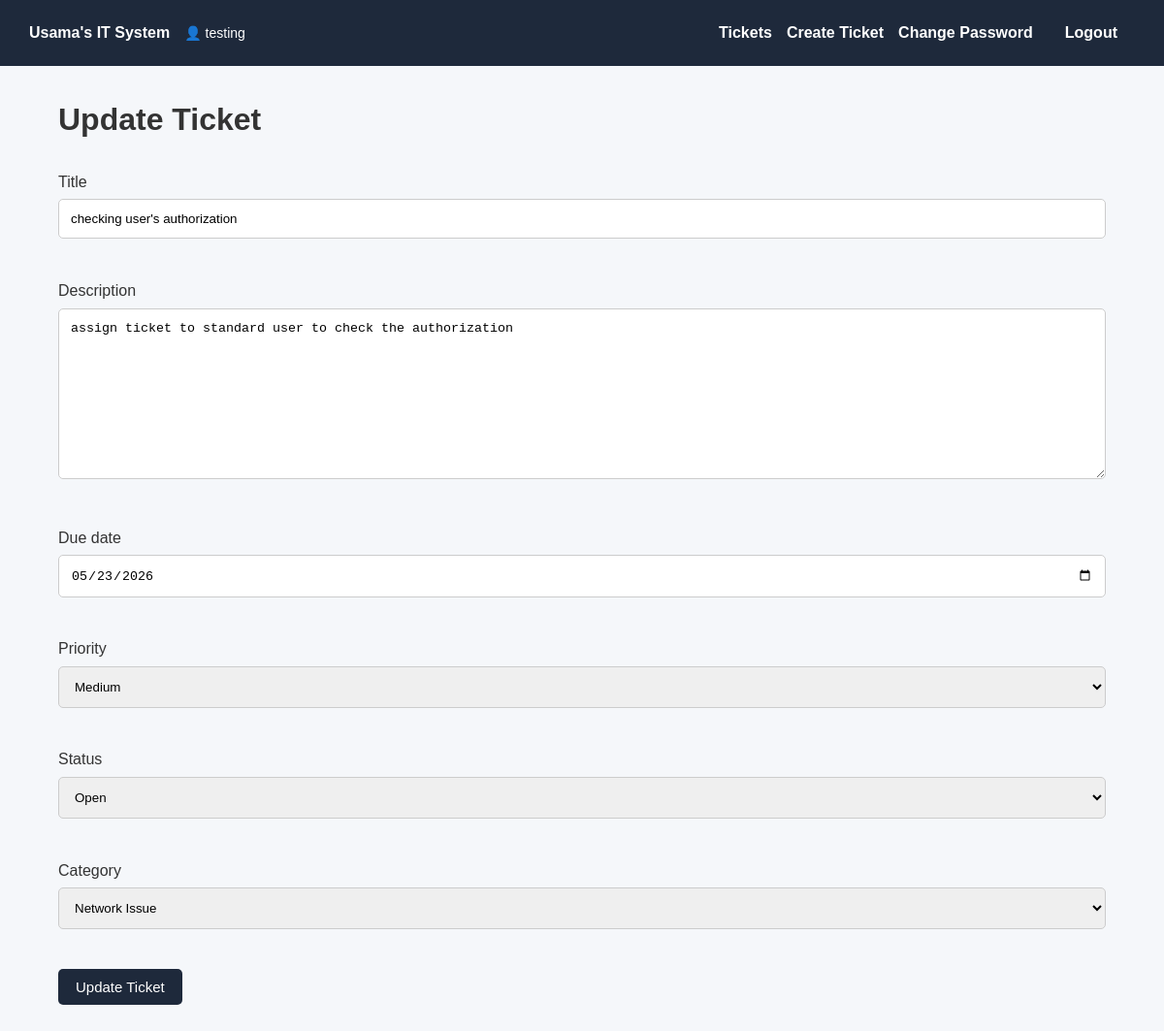
Page /tickets/update/10/ (signed in) on the committed database.
### ITSystem/models.py (models this page shows, shortened)
class Ticket(models.Model):
    PRIORITY_CHOICES = [
        ('Low', 'Low'),
        ('Medium', 'Medium'),
        ('High', 'High'),
    ]
    STATUS_CHOICES = [
        ('Open', 'Open'),
        ('In Progress', 'In Progress'),
        ('Resolved', 'Resolved'),
    ]
    title = models.CharField(max_length=200)
    description = models.TextField()
    due_date = models.DateField()
    priority = models.CharField(
        max_length=20,
        choices=PRIORITY_CHOICES
    )
    status = models.CharField(
        max_length=20,
        choices=STATUS_CHOICES
    )
    category = models.ForeignKey(
        Category,
        on_delete=models.CASCADE
    )
    created_by = models.ForeignKey(
        User,
        on_delete=models.CASCADE,
        related_name='created_tickets'
    )
    assigned_to = models.ForeignKey(
        User,
        on_delete=models.SET_NULL,
        null=True,
        blank=True,
        related_name='assigned_tickets'
    )
    created_at = models.DateTimeField(
        auto_now_add=True
    )

### ITSystem/views.py (the view)
# urls.py: path('tickets/update/<int:id>/', views.update_ticket, name='update_ticket'),
@login_required
def update_ticket(request, id):
    ticket = get_object_or_404(Ticket, id=id)
    if not (
        request.user.is_superuser or
        request.user == ticket.created_by or
        request.user == ticket.assigned_to
    ):
        messages.error(
            request,
            'You are not allowed to edit this ticket.'
        )
        return redirect('ticket_list')
    if request.method == 'POST':
        form = TicketForm(
            request.POST,
            instance=ticket,
            user=request.user
        )
        if form.is_valid():
            form.save()
            messages.success(
                request,
                'Ticket updated successfully.'
            )
            return redirect('ticket_list')
    else:
        form = TicketForm(
            instance=ticket,
            user=request.user
        )
    return render(
        request,
        'tasks/update_ticket.html',
        {
            'form': form
        }
    )

### ITSystem/forms.py (shortened to what this page needs)
class TicketForm(forms.ModelForm):
    class Meta:
        model = Ticket
        fields = [
            'title',
            'description',
            'due_date',
            'priority',
            'status',
            'category',
            'assigned_to'
        ]
        widgets = {
            'due_date': forms.DateInput(attrs={
                'type': 'date'
            })
        }
    def __init__(self, *args, **kwargs):
        user = kwargs.pop('user', None)
        super().__init__(*args, **kwargs)
        if user and not user.is_superuser:
            self.fields.pop('assigned_to')
        else:
            self.fields['assigned_to'].queryset = User.objects.all()

### ITSystem/models.py (called while the page is built)
    def __str__(self):
        return self.name

### ITSystem/templates/tasks/update_ticket.html (shortened to what this page needs)
{% extends 'base.html' %}
{% block content %}
<div class="form-container">
    <h1>Update Ticket</h1>
    <br>
    <form method="POST">
        {% for field in form %}
            <div class="form-group">
                <label>{{ field.label }}</label>
                <br>
                {{ field }}
            </div>
            <br>
        {% endfor %}
        <button type="submit">
            Update Ticket
        </button>
    </form>
</div>
{% endblock %}

### ITSystem/templates/base.html (shortened to what this page needs)
{% load static %}
<!DOCTYPE html>
<html lang="en">
<head>
    <link rel="stylesheet" href="{% static 'css/style.css' %}">
</head>
<body>
    <nav class="navbar">
        <div class="nav-left">
            <a href="/dashboard/">
                Usama's IT System
            </a>
            {% if user.is_authenticated %}
                <span class="user-display">
                    👤 {{ user.username }}
                </span>
            {% endif %}
        </div>
        <div class="nav-right">
            {% if user.is_authenticated %}
                <a href="/tickets/">
                    Tickets
                </a>
                <a href="/tickets/create/">
                    Create Ticket
                </a>
                <a href="/accounts/password_change/">
                    Change Password
                </a>
                <form action="/accounts/logout/" method="POST">
                    <button type="submit">
                        Logout
                    </button>
                </form>
            {% endif %}
        </div>
    </nav>
    <div class="container">
        {% block content %}
        {% endblock %}
    </div>
</body>
</html>

### ITSystem/static/css/style.css (style rules this page uses)
* { margin:0; padding:0; box-sizing:border-box; }
body { font-family:Arial, sans-serif; background:#f5f7fa; color:#333; line-height:1.6; }
.navbar { display: flex; justify-content: space-between; align-items: center; background-color: #1e293b; padding: 15px 30px; }
.nav-left { display: flex; align-items: center; gap: 15px; }
.nav-right { display: flex; align-items: center; gap: 15px; }
.navbar a { color: white; text-decoration: none; font-weight: bold; }
.user-display { color: white; font-size: 14px; }
.navbar form { margin: 0; }
.navbar button { background: none; border: none; color: white; cursor: pointer; font-weight: bold; font-size: 16px; }
.container { width:90%; max-width:1100px; margin:30px auto; }
button { background:#1e293b; color:white; border:none; padding:10px 18px; border-radius:5px; cursor:pointer; font-size:15px; }
input, textarea, select { width:100%; padding:12px; margin-top:5px; margin-bottom:15px; border:1px solid #ccc; border-radius:5px; }
textarea { resize:vertical; }

### rows in the picture
Ticket: form "checking user's authorization" "assign ticket to standard user to check the authorization" "05/23/2026" "Medium" "Open" "Network Issue"

### other values in the picture
{{ user.username }} "testing"
{{ field.label }} "Title" "Description" "Due date" "Priority" "Status" "Category"
